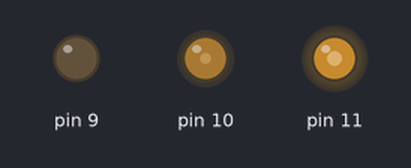
Bench run of a sketch on a simulated Arduino Uno, built with avr-gcc and run on an emulated ATmega328P. Parts: output pins drawn as LEDs (lit = HIGH). Random numbers use the default seed unless the sketch sets one.

Above: at 0.1 s.
At 4.1 s:
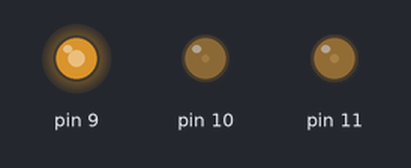
At 9.1 s:
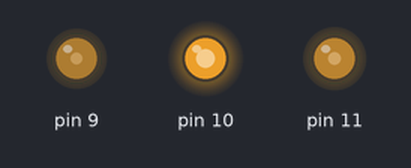
At 19.1 s:
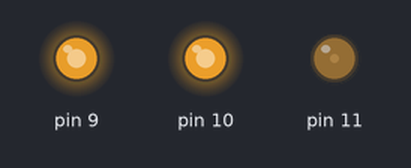
At 29.1 s:
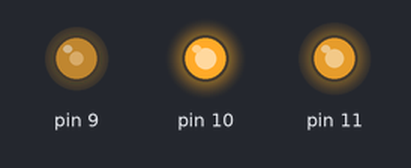
At 39.1 s:
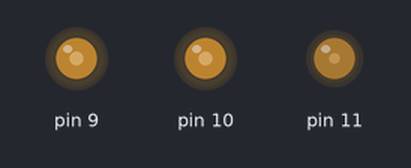
Timing chart, 0 to 40.0 s (numbered marks = the images above):
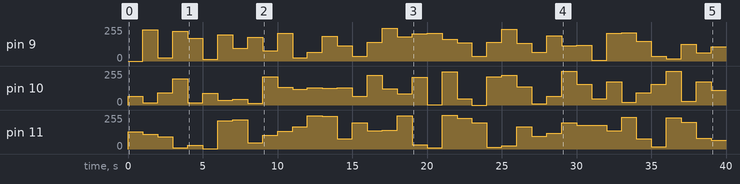

The sketch:

3led.ino
```cpp
int r = 0, g = 0, b = 0;

void setup() {
//  // put your setup code here, to run once:
//  pinMode(2, INPUT);
//  pinMode(3, INPUT);
//  pinMode(4, INPUT);
randomSeed(analogRead(A0)); // A0 에는 값이 흐르고 있어서
}

void loop() {
analogWrite(9, random(256));
analogWrite(10, random(256));
analogWrite(11, random(256));
delay(1000);

//  // put your main code here, to run repeatedly:
//  if (digitalRead(2) == HIGH) {
//    ++r;
//    if (r>225) {
//      r = 0;}
//  }
//
//  if (digitalRead(3) == HIGH) {
//    ++g;
//    if (g>225) {
//      g = 0;}
//  }
//
//  if (digitalRead(4) == HIGH) {
//    ++b;
//    if (b>225) {
//      b = 0;
//      }
//  }
//
//  analogWrite(9, r);
//  analogWrite(10, g);
//  analogWrite(11, b);
//
//  delay(10);
}
```

Measured:
- by itself, pin 9: 0/255 → 234/255 at 1.0 s, → 24/255 1.0 s later, → 222/255 1.0 s later, → 169/255 1.0 s later, … (39 changes in this stretch)
- by itself, pin 10: 0/255 → 67/255 at 0.00 s, → 16/255 1.0 s later, → 91/255 1.0 s later, → 196/255 1.0 s later, … (40 changes in this stretch)
- by itself, pin 11: 0/255 → 130/255 at 0.00 s, → 112/255 1.0 s later, → 91/255 1.0 s later, → 9/255 1.0 s later, … (40 changes in this stretch)
